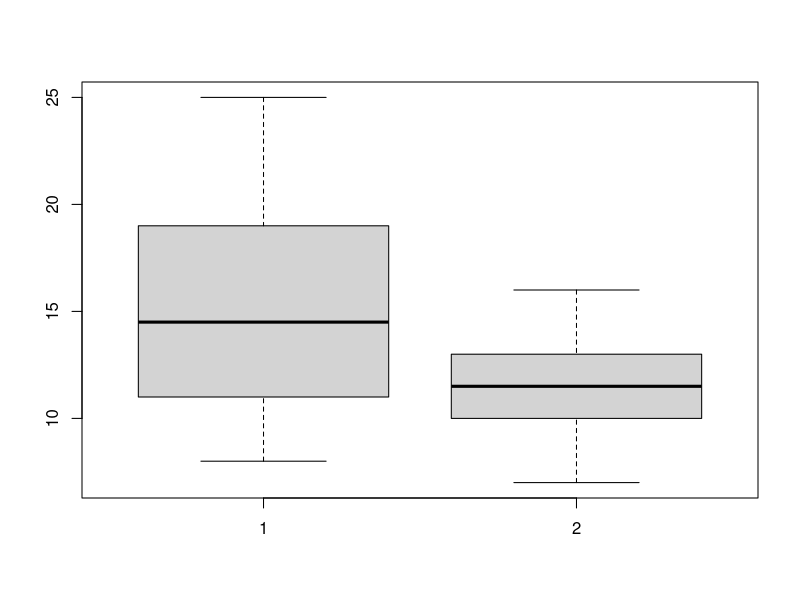
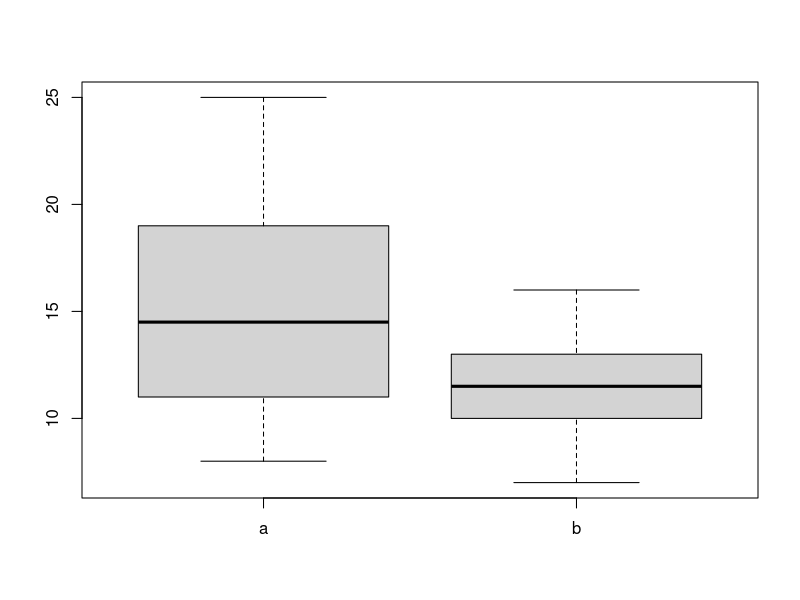
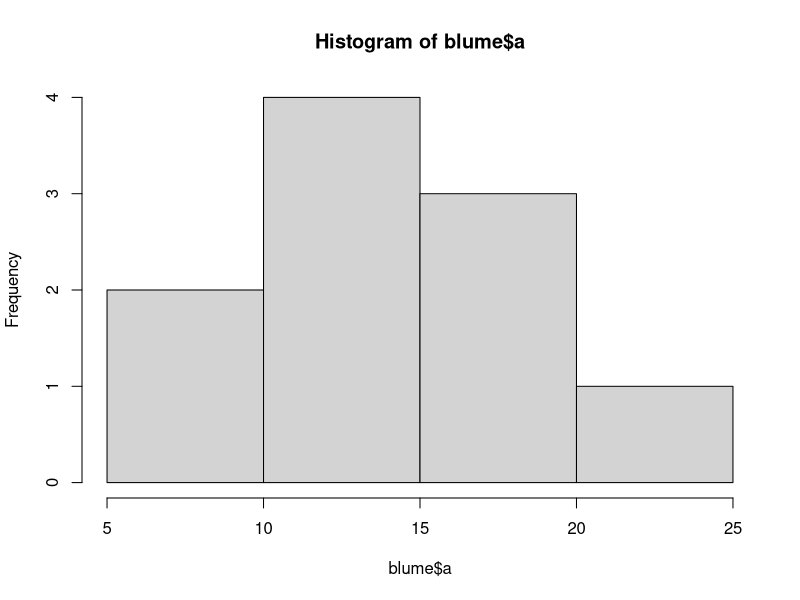
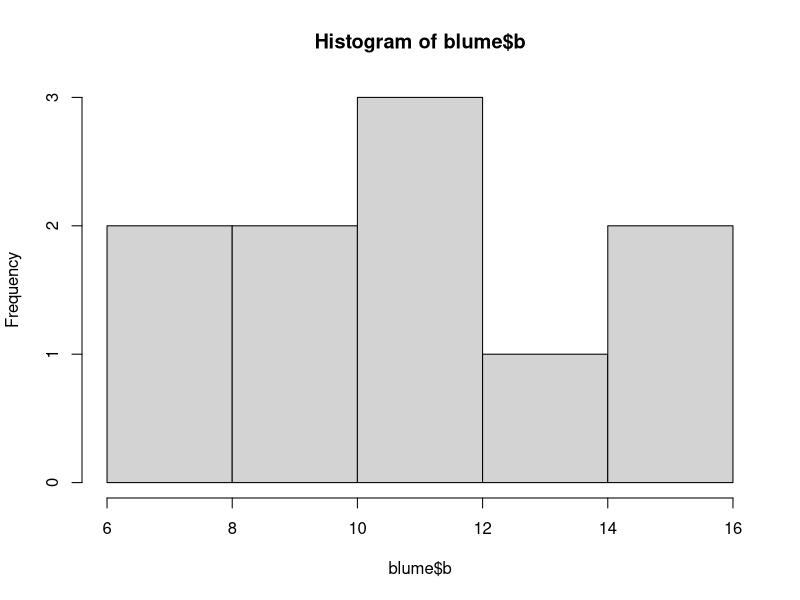
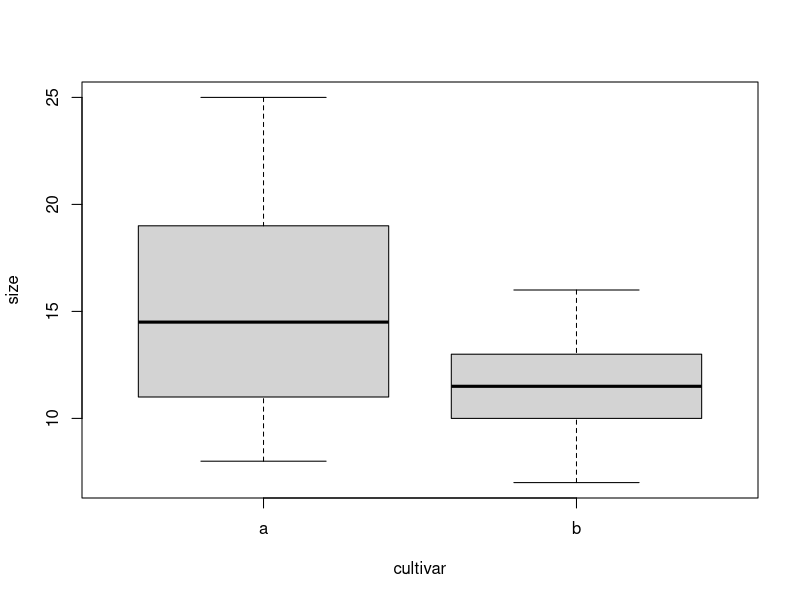

These figures' R source, in order: (Note: this script raises an error after producing the figures.)
## ---- chunk 1
#| label: fig-baseplot-boxplot-histo
#| fig-cap: "Generierter Plot"

a <- c(20, 19, 25, 10, 8, 15, 13, 18, 11, 14)
b <- c(12, 15, 16, 7, 8, 10, 12, 11, 13, 10)
blume <- data.frame(a,b)
blume
summary(blume)
boxplot(blume$a, blume$b)
boxplot(blume)
hist(blume$a)
hist(blume$b)
## ---- chunk 2
t.test(blume$a, blume$b) # Zweiseitig "Test auf a ≠ b" (default)
## ---- chunk 3
t.test(blume$a, blume$b, alternative = "greater") # Einseitig "Test auf a > b"
t.test(blume$a, blume$b, alternative = "less") # Einseitig "Test auf a < b"
## ---- chunk 4
# Varianzen gleich: klassischer t-Test
t.test(blume$a, blume$b, var.equal = TRUE) 

# Varianzen ungleich: Welch's t-Test (siehe Titelzeile des R-Outputs!)
t.test(blume$a, blume$b) # dasselbe wie var.equal = FALSE
## ---- chunk 5
# Gepaarter t-Test: erster Wert von a wird mit erstem Wert von
# b gepaart, zweiter Wert von a mit zweitem von b ect.
t.test(blume$a, blume$b, paired = TRUE)
t.test(blume$a, blume$b, paired = TRUE, alternative = "greater")
## ---- chunk 6
#| label: fig-boxplot-ttest1
#| fig-cap: "Generierter Plot"

# "Long table" erstellen 
cultivar <- c(rep("a", 10), rep("b", 10))
size <- c(a, b)
blume.long <- data.frame(cultivar, size)

# nicht mehr benötitgten Objekte entfernen
rm(size)
rm(cultivar)

# Daten anschauen
summary(blume.long)             
head(blume.long)
boxplot(size~cultivar, data = blume.long)

# Tests durchführen
t.test(size~cultivar, blume.long, var.equal = TRUE)
t.test(size~cultivar, blume.long, paired = TRUE)
## ---- chunk 7
#| label: fig-ggplot-boxplots
#| fig-cap: "Generierter Plot"

library(tidyverse)
ggplot(blume.long, aes(cultivar, size)) + geom_boxplot()
ggplot(blume.long, aes(cultivar, size)) + geom_boxplot() + theme_classic()
ggplot(blume.long, aes(cultivar, size)) + geom_boxplot(size = 1) + theme_classic()+
theme(axis.line = element_line(size = 1)) + theme(axis.title = element_text(size = 14))+
theme(axis.text = element_text(size = 14))
ggplot(blume.long, aes(cultivar, size)) + geom_boxplot(size=1) + theme_classic()+
  theme(axis.line = element_line(size = 1), axis.ticks = element_line(size = 1), 
       axis.text = element_text(size = 20), axis.title = element_text(size = 20))
## ---- chunk 8
mytheme <- theme_classic() + 
  theme(axis.line = element_line(color = "black", size=1), 
        axis.text = element_text(size = 20, color = "black"), 
        axis.title = element_text(size = 20, color = "black"), 
        axis.ticks = element_line(size = 1, color = "black"), 
        axis.ticks.length = unit(.5, "cm"))
## ---- chunk 9
#| label: fig-ggplot-boxplot-themes
#| fig-cap: "Generierter Plot"

# Schöne Boxplots erstellen

ggplot(blume.long, aes(cultivar, size)) + 
  geom_boxplot(size = 1) +
  mytheme

t_test <- t.test(size~cultivar, blume.long)

# Mit p-Wert im Plot
ggplot(blume.long, aes(cultivar, size)) + 
  geom_boxplot(size = 1) + 
  mytheme +
  annotate("text", x = "b", y = 24, 
  label = paste0("italic(p) == ", round(t_test$p.value, 3)), parse = TRUE, size = 8)

# Ohne p-Wert im Plot (da dieser > 0.05)
ggplot (blume.long, aes(cultivar,size)) + 
  geom_boxplot(size = 1) + 
  mytheme +
  labs(x="Cultivar",y="Size (cm)")
## ---- chunk 10
binom.test(84, 200) # Anzahl Frauen im Nationalrat (≙ 42.0 %; Stand 2019) 
binom.test(116, 200) # Anzahl Männer im Nationalrat (≙ 58.0 %; Stand 2019) 
binom.test(3, 7) # Anzahl Frauen im Bundesrat (≙ 42.9 %; Stand 2019)
## ---- chunk 11
qchisq(0.95, 1)
## ---- chunk 12
# Matrix mit Haarfarbe&Augenfarbe-Kombidnationen erstellen
# 38 blond&blau, 14 dunkel&blau, 11 blond&braun,, 51 dunkel&braun
count <- matrix(c(38, 14, 11, 51), nrow = 2)
count # Check
rownames(count) <- c("blond", "dunkel") # Benennen für Übersicht
colnames(count) <- c("blau", "braun") #  Benennen für Übersicht
count # Check 

# Tests durchführen
chisq.test(count)
fisher.test(count)
